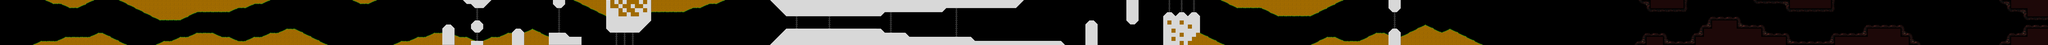

Tiled map render using the project's own tile images. Description and the map definition, with tile-layer contents summarised, below:
An orthogonal 500x11 tile map with 16x16 px tiles, 1 tile layer (tiles) and 217 objects (167x Asteroid, 20x Squid, 17x Omega, 13x Turret).

<map version="1.0" orientation="orthogonal" width="500" height="11" tilewidth="16" tileheight="16">
 <tileset firstgid="1" name="tiles" tilewidth="16" tileheight="16">
  <image source="tiles.png" width="160" height="160" />
 </tileset>
 <layer name="tiles" width="500" height="11">
  <data>[5500 cells, 1751 non-empty, 56 distinct tile ids]</data>
 </layer>
 <objectgroup name="spawns" width="500" height="11">
  <object name="Asteroid" x="176" y="48" width="16" height="16" />
  <object name="Asteroid" x="224" y="128" width="16" height="16" />
  <object name="Asteroid" x="320" y="80" width="16" height="16" />
  <object name="Asteroid" x="352" y="32" width="16" height="16" />
  <object name="Asteroid" x="128" y="80" width="16" height="16" />
  <object name="Asteroid" x="400" y="64" width="16" height="16" />
  <object name="Asteroid" x="416" y="16" width="16" height="16" />
  <object name="Asteroid" x="448" y="96" width="16" height="16" />
  <object name="Asteroid" x="368" y="112" width="16" height="16" />
  <object name="Asteroid" x="496" y="96" width="16" height="16" />
  <object name="Asteroid" x="464" y="64" width="16" height="16" />
  <object name="Asteroid" x="432" y="48" width="16" height="16" />
  <object name="Asteroid" x="368" y="64" width="16" height="16" />
  <object name="Asteroid" x="336" y="112" width="16" height="16" />
  <object name="Asteroid" x="304" y="48" width="16" height="16" />
  <object name="Asteroid" x="544" y="112" width="16" height="16" />
  <object name="Asteroid" x="512" y="48" width="16" height="16" />
  <object name="Asteroid" x="560" y="80" width="16" height="16" />
  <object name="Asteroid" x="512" y="96" width="16" height="16" />
  <object name="Asteroid" x="560" y="128" width="16" height="16" />
  <object name="Asteroid" x="592" y="96" width="16" height="16" />
  <object name="Asteroid" x="608" y="144" width="16" height="16" />
  <object name="Asteroid" x="576" y="160" width="16" height="16" />
  <object name="Asteroid" x="624" y="112" width="16" height="16" />
  <object name="Asteroid" x="736" y="80" width="16" height="16" />
  <object name="Asteroid" x="768" y="96" width="16" height="16" />
  <object name="Asteroid" x="704" y="96" width="16" height="16" />
  <object name="Asteroid" x="656" y="144" width="16" height="16" />
  <object name="Asteroid" x="736" y="112" width="16" height="16" />
  <object name="Asteroid" x="656" y="112" width="16" height="16" />
  <object name="Asteroid" x="656" y="80" width="16" height="16" />
  <object name="Asteroid" x="688" y="128" width="16" height="16" />
  <object name="Asteroid" x="496" y="80" width="16" height="16" />
  <object name="Asteroid" x="528" y="80" width="16" height="16" />
  <object name="Asteroid" x="480" y="112" width="16" height="16" />
  <object name="Asteroid" x="416" y="96" width="16" height="16" />
  <object name="Asteroid" x="528" y="128" width="16" height="16" />
  <object name="Asteroid" x="608" y="128" width="16" height="16" />
  <object name="Asteroid" x="576" y="64" width="16" height="16" />
  <object name="Asteroid" x="544" y="48" width="16" height="16" />
  <object name="Asteroid" x="496" y="32" width="16" height="16" />
  <object name="Asteroid" x="480" y="16" width="16" height="16" />
  <object name="Asteroid" x="448" y="32" width="16" height="16" />
  <object name="Asteroid" x="816" y="64" width="16" height="16" />
  <object name="Asteroid" x="784" y="48" width="16" height="16" />
  <object name="Asteroid" x="848" y="112" width="16" height="16" />
  <object name="Asteroid" x="864" y="96" width="16" height="16" />
  <object name="Asteroid" x="848" y="64" width="16" height="16" />
  <object name="Asteroid" x="816" y="80" width="16" height="16" />
  <object name="Asteroid" x="880" y="112" width="16" height="16" />
  <object name="Asteroid" x="800" y="96" width="16" height="16" />
  <object name="Asteroid" x="768" y="80" width="16" height="16" />
  <object name="Asteroid" x="880" y="64" width="16" height="16" />
  <object name="Asteroid" x="832" y="80" width="16" height="16" />
  <object name="Asteroid" x="960" y="64" width="16" height="16" />
  <object name="Asteroid" x="944" y="48" width="16" height="16" />
  <object name="Asteroid" x="992" y="112" width="16" height="16" />
  <object name="Asteroid" x="1024" y="48" width="16" height="16" />
  <object name="Asteroid" x="912" y="80" width="16" height="16" />
  <object name="Asteroid" x="1008" y="80" width="16" height="16" />
  <object name="Asteroid" x="976" y="32" width="16" height="16" />
  <object name="Asteroid" x="944" y="96" width="16" height="16" />
  <object name="Asteroid" x="1040" y="96" width="16" height="16" />
  <object name="Asteroid" x="928" y="128" width="16" height="16" />
  <object name="Asteroid" x="1056" y="32" width="16" height="16" />
  <object name="Asteroid" x="1088" y="80" width="16" height="16" />
  <object name="Asteroid" x="1136" y="16" width="16" height="16" />
  <object name="Asteroid" x="1104" y="32" width="16" height="16" />
  <object name="Asteroid" x="1168" y="80" width="16" height="16" />
  <object name="Asteroid" x="1152" y="48" width="16" height="16" />
  <object name="Asteroid" x="1120" y="64" width="16" height="16" />
  <object name="Asteroid" x="256" y="80" width="16" height="16" />
  <object name="Asteroid" x="288" y="112" width="16" height="16" />
  <object name="Asteroid" x="192" y="96" width="16" height="16" />
  <object name="Asteroid" x="224" y="48" width="16" height="16" />
  <object name="Asteroid" x="288" y="64" width="16" height="16" />
  <object name="Asteroid" x="1392" y="32" width="16" height="16" />
  <object name="Asteroid" x="1232" y="112" width="16" height="16" />
  <object name="Asteroid" x="1248" y="80" width="16" height="16" />
  <object name="Asteroid" x="1296" y="96" width="16" height="16" />
  <object name="Asteroid" x="1232" y="16" width="16" height="16" />
  <object name="Asteroid" x="1296" y="16" width="16" height="16" />
  <object name="Asteroid" x="1216" y="64" width="16" height="16" />
  <object name="Asteroid" x="1376" y="128" width="16" height="16" />
  <object name="Asteroid" x="1200" y="32" width="16" height="16" />
  <object name="Asteroid" x="1344" y="64" width="16" height="16" />
  <object name="Asteroid" x="1440" y="48" width="16" height="16" />
  <object name="Asteroid" x="1440" y="48" width="16" height="16" />
  <object name="Asteroid" x="1472" y="16" width="16" height="16" />
  <object name="Asteroid" x="1424" y="144" width="16" height="16" />
  <object name="Asteroid" x="1456" y="80" width="16" height="16" />
  <object name="Omega" x="1312" y="80" width="16" height="16">
   <properties>
    <property name="Count" value="5" />
    <property name="IsWave" value="" />
   </properties>
  </object>
  <object name="Omega" x="1536" y="48" width="16" height="16">
   <properties>
    <property name="Count" value="5" />
    <property name="IsWave" value="" />
   </properties>
  </object>
  <object name="Omega" x="1648" y="32" width="16" height="16">
   <properties>
    <property name="Count" value="5" />
    <property name="IsWave" value="" />
   </properties>
  </object>
  <object name="Omega" x="1808" y="48" width="16" height="16">
   <properties>
    <property name="Count" value="7" />
    <property name="IsWave" value="" />
   </properties>
  </object>
  </objectgroup>
</map>
<!-- 122 of 217 objects omitted -->
